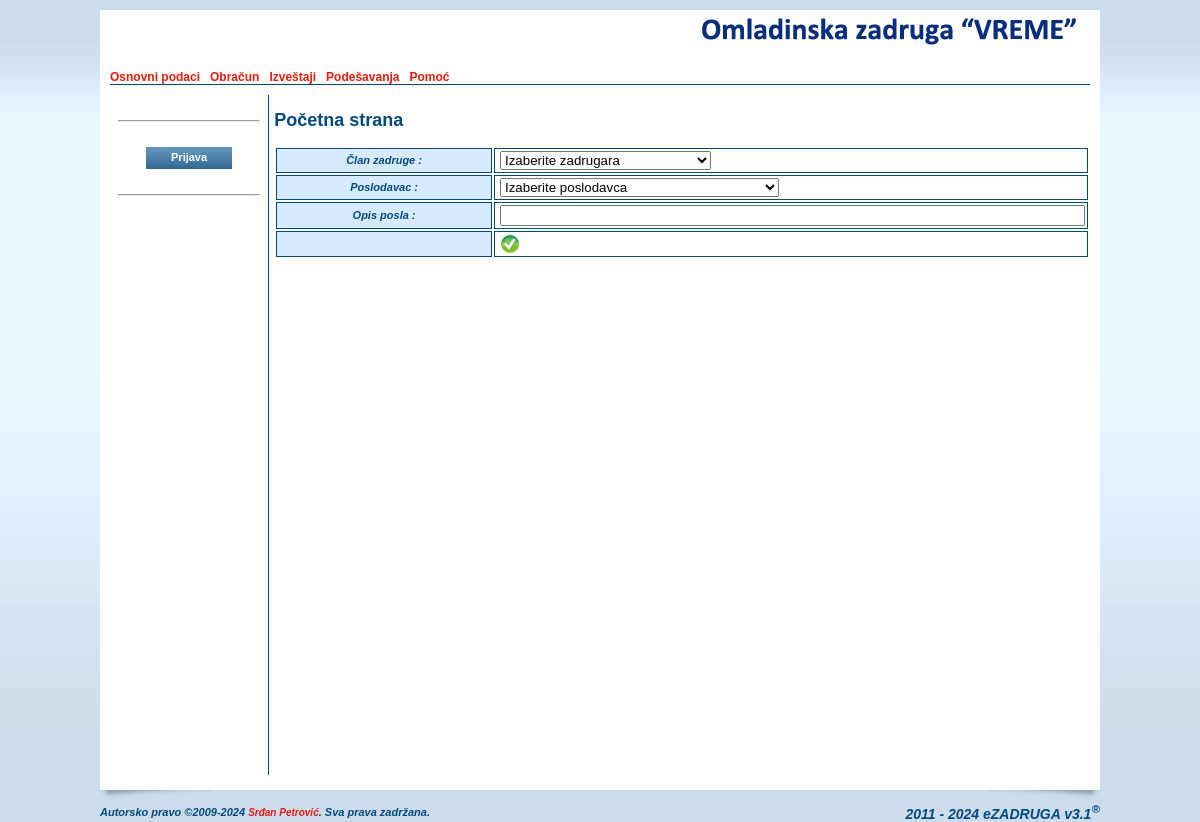
/radniuput.php, run on an earlier commit of the app's database.
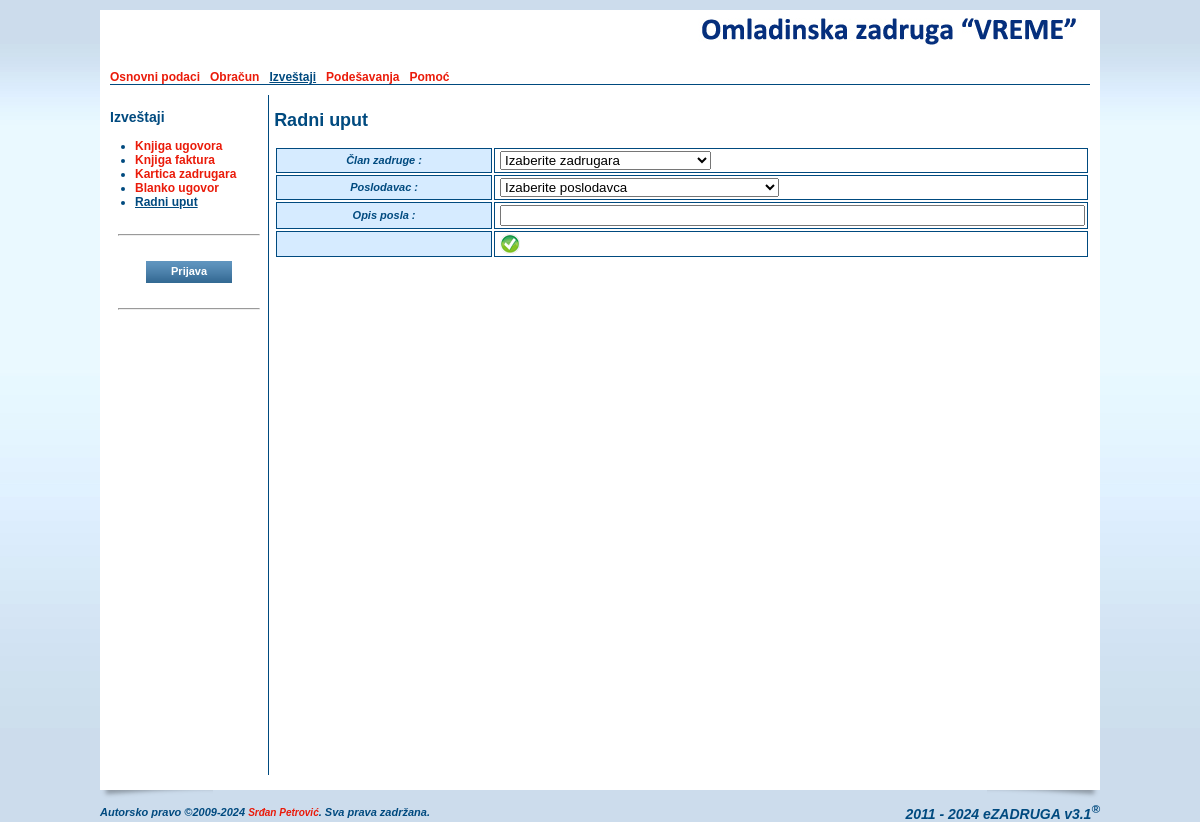
And on a later commit of the database.
### tables this page shows
CREATE TABLE IF NOT EXISTS `oszmenu` (
  `ID` smallint(6) NOT NULL AUTO_INCREMENT,
  `title` varchar(70) NOT NULL,
  `link` varchar(255) NOT NULL,
  `root` smallint(6) NOT NULL DEFAULT '0',
  `sort` tinyint(4) DEFAULT NULL,
  `sub_item` tinyint(4) NOT NULL DEFAULT '-1',
  `show_admin` tinyint(4) NOT NULL DEFAULT '0',
  PRIMARY KEY (`ID`),
  KEY `title` (`title`),
  KEY `root` (`root`),
  KEY `link` (`link`)
);

### radniuput.php (the view, shortened to what the changed rows need)
<?php
include_once('./header.php');
?>
              <h2><?=$GLOBALS["sectiontitle"];?></h2>
              <form name="newMember" method="POST" action="./pdfuput.php" target="_blank">
              <table cellpadding="2" cellspacing="2" border="0" class="table_browse" width="100%">
                <tr>
                  <th width="30%">Član zadruge : </th>
                </tr>
                <tr>
                  <th width="30%">Poslodavac : </th>
                </tr>
                <tr>
                  <th width="30%">Opis posla : </th>
                </tr>
                <tr>
                  <th width="30%">&nbsp;</th>
                </tr>
              </table>
              </form>
<?php
include_once('./footer.php');
?>

### header.php (shortened to what the changed rows need)
<?php
$forSelf = explode("/", $_SERVER['PHP_SELF']);
$_self   = $forSelf[count($forSelf)-1];
$_menu   = array();
$_root   = 0;
$_father = 0;
$_this   = 0;
$_index  = false;
$query = mysql_query("SELECT * FROM oszmenu ORDER BY root, sort") or die(mysql_error());
while ($res = mysql_fetch_array($query)) {
  if ($_self == trim($res['link'])) {
    $_this    = $res['ID'];
    $_father  = $res['root'];
  }
  if ($res['root'] > 0) {
    foreach($_menu[0] as $key => $menu) {
      if ($key == $res['root']) {
        $_menu[0][$key]['submenu'][$res['ID']] = array(
        "ID"        => $res['ID'],
        "title"     => $res['title'],
        "link"      => $res['link'],
        "root"      => $res['root'],
        "sort"      => $res['sort'],
        "sub_item"  => $res['sub_item'],
        "show_admin"=> $res['show_admin']
        );
      }
    }
  } else {
    $_menu[0][$res['ID']] = array(
      "ID"    => $res['ID'],
      "title" => $res['title'],
      "link"  => $res['link'],
      "root"  => $res['root'],
      "sort"      => $res['sort'],
      "sub_item"  => $res['sub_item'],
      "show_admin"=> $res['show_admin']
    );
  }
}
if ($_father > 0 || $_this > 0) {
  if ($_father > 0) {
    if (!isset($_menu[$_root][$_father]['submenu'][$_this])) {
      foreach($_menu[$_root] as $key => $submenu) {
        if (isset($_menu[$_root][$key]['submenu'][$_father])) {
          $_root = $key;
          break;
        }
      }
    }
  }
} else $_index  = true;
?>
<!DOCTYPE html PUBLIC "-//W3C//DTD XHTML 1.0 Transitional//EN" "http://www.w3.org/TR/xhtml1/DTD/xhtml1-transitional.dtd">
<html xmlns="http://www.w3.org/1999/xhtml" >
  <head>
    <link href="./css/style.css" rel="stylesheet" type="text/css">
    <link href="./css/calendar.css" rel="stylesheet" type="text/css">
  </head>
<?php
if (isset($preload_image) && is_array($preload_image)) {
  $strOnLoad = "javascript:MM_preloadImages(";
  $start = true;
  foreach($preload_image as $_image) {
    if ($start)
    {
      $start = false;
      $strOnLoad .= "'". $_image."'";
    } else $strOnLoad .= ",'". $_image."'";
  }
?>
  <body OnLoad="<?=$strOnLoad;?>">
<?php
} else {
?>
  <body>
<?php
}
?>
    <div class="main_content_location" align="center" valign="top">
      <table cellpadding="0" cellspacing="0" border="0">
        <tr>
          <td colspan="2" valign="top">
            <table cellpadding="0" cellspacing="0" border="0" class="content_all">
              <tr>
                <td class="content_main" valign="top">
                    <table cellpadding="0" cellspacing="0" border="0" class="content_main">
                      <tr>
                        <td>
                          <table cellpadding="0" cellspacing="0" border="0" class="header">
                            <tr>
                              <td class="main_menu" colspan="2">
<?
  foreach ($_menu[0] as $key => $menu) {
    if (intval($menu["sort"]) > 0) {
      if ($key == $_father || $key == $_root){
        if ($_menu[0][$key]["show_admin"] && $GLOBALS["admin"]) {
?>
                                <a href="./<?=$_menu[0][$key]["link"];?>" class="main_menu_selected"><?=$_menu[0][$key]["title"];?></a> &nbsp;
<?
        } else {
?>
                                <a href="./<?=$_menu[0][$key]["link"];?>" class="main_menu_selected"><?=$_menu[0][$key]["title"];?></a> &nbsp;
<?
        }
      } else {
        if ($_menu[0][$key]["show_admin"] && $GLOBALS["admin"]) {
?>
                                <a href="./<?=$_menu[0][$key]["link"];?>"><?=$_menu[0][$key]["title"];?></a> &nbsp;
<?
        } else {
?>
                                <a href="./<?=$_menu[0][$key]["link"];?>"><?=$_menu[0][$key]["title"];?></a> &nbsp;
<?
        }
      }
    }
  }
?>
                              </td>
                          </table>
                        </td>
                      </tr>
                      <tr>
                        <td valign="top">
                          <table cellpadding="0" cellspacing="0" border="0" class="main_content">
                            <tr>
                              <td class="left_menu" valign="top">
<?php
if (!$_index) {
?>
                                <h3><?=$GLOBALS["menutitle"];?></h3>
                                <ul>
<?php
  $sub_item = -1;
  if ($_root > 0) {
    foreach($_menu[0][$_root]['submenu'] as $key => $menu) {
      if (intval($_menu[0][$_root]['submenu'][$key]["sub_item"]) > 0 && $_this == $key) $sub_item = intval($_menu[0][$_root]['submenu'][$key]["sub_item"]);
      if (intval($_menu[0][$_root]['submenu'][$key]["sort"]) > 0)
      {
        if ($key == $_father || $key == $sub_item) {
          if ($_menu[0][$_root]['submenu'][$key]["show_admin"] && $GLOBALS["admin"]) {
?>
                                  <li><a href="<?=$_menu[0][$_root]['submenu'][$key]["link"];?>" class="main_menu_selected"><?=$_menu[0][$_root]['submenu'][$key]["title"];?></a></li>
<?
          } elseif (!$_menu[0][$_root]['submenu'][$key]["show_admin"]) {
?>
                                  <li><a href="<?=$_menu[0][$_root]['submenu'][$key]["link"];?>" class="main_menu_selected"><?=$_menu[0][$_root]['submenu'][$key]["title"];?></a></li>
<?php
          }
        } else {
          if ($_menu[0][$_root]['submenu'][$key]["show_admin"] && $GLOBALS["admin"]) {
?>
                                  <li><a href="<?=$_menu[0][$_root]['submenu'][$key]["link"];?>"><?=$_menu[0][$_root]['submenu'][$key]["title"];?></a></li>
<?
          } elseif (!$_menu[0][$_root]['submenu'][$key]["show_admin"]) {
?>
                                  <li><a href="<?=$_menu[0][$_root]['submenu'][$key]["link"];?>"><?=$_menu[0][$_root]['submenu'][$key]["title"];?></a></li>
<?php
          }
        }
      }
    }
  } else {
    if ($_father > 0) {
      foreach($_menu[0][$_father]['submenu'] as $key => $menu) {
        if (intval($_menu[0][$_father]['submenu'][$key]["sort"]) > 0)
        {
          if ($key == $_this || $key == $sub_item) {
            if ($_menu[0][$_father]['submenu'][$key]["show_admin"] && $GLOBALS["admin"]) {
?>
                                  <li><a href="<?=$_menu[0][$_father]['submenu'][$key]["link"];?>" class="main_menu_selected"><?=$_menu[0][$_father]['submenu'][$key]["title"];?></a></li>
<?
          } elseif (!$_menu[0][$_father]['submenu'][$key]["show_admin"]) {
?>
                                  <li><a href="<?=$_menu[0][$_father]['submenu'][$key]["link"];?>" class="main_menu_selected"><?=$_menu[0][$_father]['submenu'][$key]["title"];?></a></li>
<?
            }
          } else {
            if ($_menu[0][$_father]['submenu'][$key]["show_admin"] && $GLOBALS["admin"]) {
?>
                                  <li><a href="<?=$_menu[0][$_father]['submenu'][$key]["link"];?>"><?=$_menu[0][$_father]['submenu'][$key]["title"];?></a></li>
<?
          } elseif (!$_menu[0][$_father]['submenu'][$key]["show_admin"]) {
?>
                                  <li><a href="<?=$_menu[0][$_father]['submenu'][$key]["link"];?>"><?=$_menu[0][$_father]['submenu'][$key]["title"];?></a></li>
<?
            }
          }
        }
      }
    }
  }
?>
                                </ul>
<?
} else {
?>
<?php
}
?>
                                <hr style="margin-top:25px;margin-bottom:25px;width:140px;"/>
                                <div align="center">
<?php if (!$GLOBALS["admin"]) { ?>
                                  <form name="frmLogin" action="./login.php" method="POST">
                                  </form>
<?php } ?>
                                </div>
                                <hr style="margin-top:25px;width:140px;" />
                              </td>
                              <td style="width:830px;padding-left:5px;" valign="top">

What changed in the data, as far as the page shows it:
now on this page (row unchanged): oszmenu: title "Knjiga ugovora", shown under "Izveštaji"
now on this page (row unchanged): oszmenu: title "Knjiga faktura", shown under "Izveštaji"
now on this page (row unchanged): oszmenu: title "Kartica zadrugara", shown under "Izveštaji"
now on this page (row unchanged): oszmenu: title "Blanko ugovor", shown under "Izveštaji"
added oszmenu: title "Radni uput", shown under "Izveštaji"
Also different on the page:
$GLOBALS["menutitle"]: (not shown) → "Izveštaji"
$GLOBALS["sectiontitle"]: "Početna strana" → "Radni uput"
